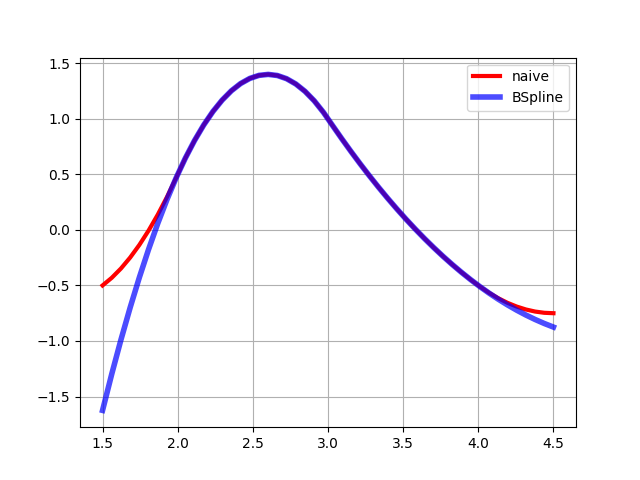

Write the Python code that produced this figure.
"""
https://docs.scipy.org/doc/scipy/reference/generated/scipy.interpolate.BSpline.html
"""
from scipy.interpolate import BSpline
import matplotlib.pyplot as plt
import numpy as np


def B(x, k, i, t):
    if k == 0:
        return 1.0 if t[i] <= x < t[i + 1] else 0.0
    if t[i + k] == t[i]:
        c1 = 0.0
    else:
        c1 = (x - t[i]) / (t[i + k] - t[i]) * B(x, k - 1, i, t)
    if t[i + k + 1] == t[i + 1]:
        c2 = 0.0
    else:
        c2 = (t[i + k + 1] - x) / (t[i + k + 1] - t[i + 1]) * B(x, k - 1, i + 1, t)
    return c1 + c2


def bspline(x, t, c, k):
    n = len(t) - k - 1
    assert (n >= k + 1) and (len(c) >= n)
    return sum(c[i] * B(x, k, i, t) for i in range(n))


if __name__ == '__main__':
    k = 2
    t = [0, 1, 2, 3, 4, 5, 6]
    c = [-1, 2, 0, -1]
    spl = BSpline(t, c, k)
    fig, ax = plt.subplots()
    xx = np.linspace(1.5, 4.5, 50)
    ax.plot(xx, [bspline(x, t, c, k) for x in xx], 'r-', lw=3, label='naive')
    ax.plot(xx, spl(xx), 'b-', lw=4, alpha=0.7, label='BSpline')
    ax.grid(True)
    ax.legend(loc='best')
    plt.savefig("bsplines.png")

